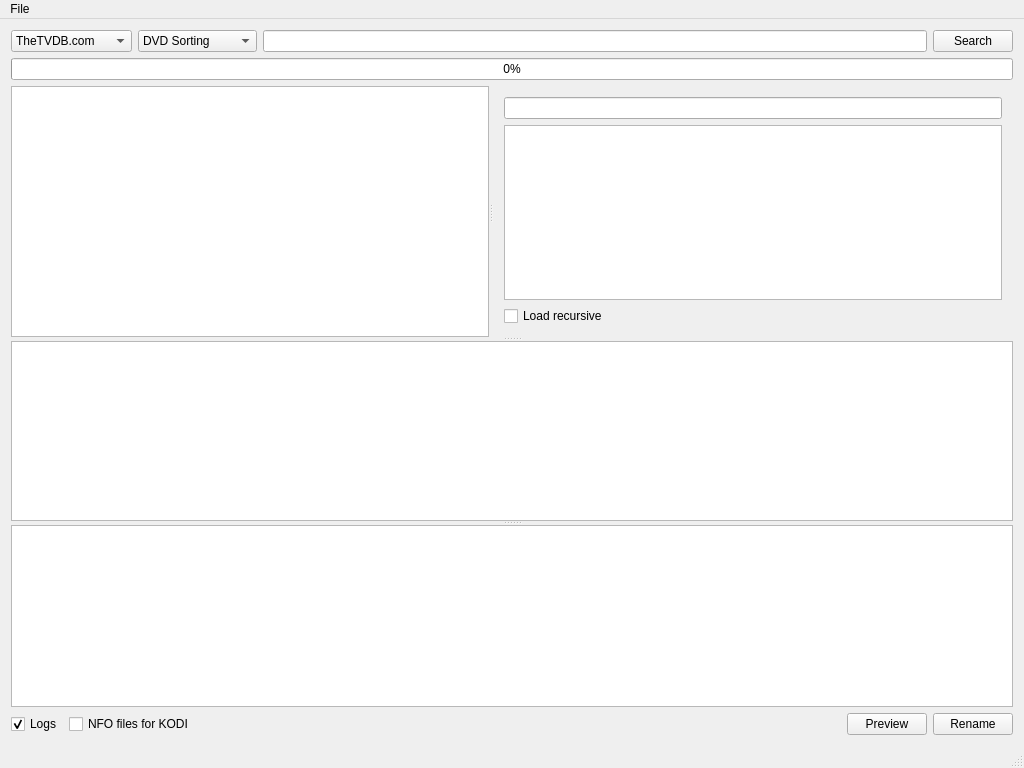
<?xml version="1.0" encoding="UTF-8"?>
<ui version="4.0">
 <class>Episodiac</class>
 <widget class="QMainWindow" name="Episodiac">
  <property name="geometry">
   <rect>
    <x>0</x>
    <y>0</y>
    <width>1024</width>
    <height>768</height>
   </rect>
  </property>
  <property name="windowTitle">
   <string>Episodiac</string>
  </property>
  <widget class="QWidget" name="centralWidget">
   <layout class="QGridLayout" name="gridLayout_5">
    <item row="2" column="0">
     <layout class="QGridLayout" name="gridLayout_2">
      <item row="0" column="2">
       <spacer name="horizontalSpacer">
        <property name="orientation">
         <enum>Qt::Horizontal</enum>
        </property>
        <property name="sizeHint" stdset="0">
         <size>
          <width>40</width>
          <height>20</height>
         </size>
        </property>
       </spacer>
      </item>
      <item row="0" column="4">
       <widget class="QPushButton" name="buttonRename">
        <property name="font">
         <font>
          <pointsize>9</pointsize>
         </font>
        </property>
        <property name="text">
         <string>Rename</string>
        </property>
       </widget>
      </item>
      <item row="0" column="3">
       <widget class="QPushButton" name="buttonPreview">
        <property name="font">
         <font>
          <pointsize>9</pointsize>
         </font>
        </property>
        <property name="text">
         <string>Preview</string>
        </property>
       </widget>
      </item>
      <item row="0" column="0">
       <widget class="QCheckBox" name="checkLogs">
        <property name="text">
         <string>Logs</string>
        </property>
        <property name="checked">
         <bool>true</bool>
        </property>
       </widget>
      </item>
      <item row="0" column="1">
       <widget class="QCheckBox" name="checkKODI">
        <property name="text">
         <string>NFO files for KODI</string>
        </property>
       </widget>
      </item>
     </layout>
    </item>
    <item row="0" column="0">
     <layout class="QGridLayout" name="gridLayout_3">
      <item row="0" column="2">
       <widget class="QLineEdit" name="searchSeries">
        <property name="font">
         <font>
          <pointsize>9</pointsize>
         </font>
        </property>
       </widget>
      </item>
      <item row="0" column="0">
       <widget class="QComboBox" name="selectAPI">
        <property name="font">
         <font>
          <pointsize>9</pointsize>
         </font>
        </property>
        <item>
         <property name="text">
          <string>TheTVDB.com</string>
         </property>
        </item>
        <item>
         <property name="text">
          <string>TheMovieDB.org</string>
         </property>
        </item>
       </widget>
      </item>
      <item row="1" column="0" colspan="4">
       <widget class="QProgressBar" name="searchSeriesProgress">
        <property name="font">
         <font>
          <weight>50</weight>
          <bold>false</bold>
         </font>
        </property>
        <property name="value">
         <number>0</number>
        </property>
        <property name="alignment">
         <set>Qt::AlignCenter</set>
        </property>
       </widget>
      </item>
      <item row="0" column="3">
       <widget class="QPushButton" name="searchSeries_btn">
        <property name="font">
         <font>
          <pointsize>9</pointsize>
         </font>
        </property>
        <property name="text">
         <string>Search</string>
        </property>
       </widget>
      </item>
      <item row="0" column="1">
       <widget class="QComboBox" name="tvdbapiSorting">
        <property name="font">
         <font>
          <pointsize>9</pointsize>
         </font>
        </property>
        <item>
         <property name="text">
          <string>DVD Sorting</string>
         </property>
        </item>
        <item>
         <property name="text">
          <string>TV Sorting</string>
         </property>
        </item>
        <item>
         <property name="text">
          <string>Absolute Sorting</string>
         </property>
        </item>
       </widget>
      </item>
     </layout>
    </item>
    <item row="1" column="0">
     <widget class="QSplitter" name="splitter_3">
      <property name="orientation">
       <enum>Qt::Vertical</enum>
      </property>
      <property name="childrenCollapsible">
       <bool>false</bool>
      </property>
      <widget class="QSplitter" name="splitter_2">
       <property name="orientation">
        <enum>Qt::Vertical</enum>
       </property>
       <property name="childrenCollapsible">
        <bool>false</bool>
       </property>
       <widget class="QSplitter" name="splitter">
        <property name="orientation">
         <enum>Qt::Horizontal</enum>
        </property>
        <property name="childrenCollapsible">
         <bool>false</bool>
        </property>
        <widget class="QTableWidget" name="searchResults">
         <property name="font">
          <font>
           <pointsize>10</pointsize>
          </font>
         </property>
         <property name="mouseTracking">
          <bool>false</bool>
         </property>
         <property name="tabletTracking">
          <bool>false</bool>
         </property>
         <property name="frameShape">
          <enum>QFrame::StyledPanel</enum>
         </property>
         <property name="frameShadow">
          <enum>QFrame::Sunken</enum>
         </property>
         <property name="lineWidth">
          <number>1</number>
         </property>
         <property name="editTriggers">
          <set>QAbstractItemView::NoEditTriggers</set>
         </property>
         <property name="showDropIndicator" stdset="0">
          <bool>false</bool>
         </property>
         <property name="dragDropOverwriteMode">
          <bool>false</bool>
         </property>
         <property name="alternatingRowColors">
          <bool>true</bool>
         </property>
         <property name="selectionMode">
          <enum>QAbstractItemView::SingleSelection</enum>
         </property>
         <property name="selectionBehavior">
          <enum>QAbstractItemView::SelectRows</enum>
         </property>
         <property name="verticalScrollMode">
          <enum>QAbstractItemView::ScrollPerPixel</enum>
         </property>
         <property name="showGrid">
          <bool>false</bool>
         </property>
         <property name="wordWrap">
          <bool>true</bool>
         </property>
         <property name="cornerButtonEnabled">
          <bool>false</bool>
         </property>
         <attribute name="horizontalHeaderVisible">
          <bool>false</bool>
         </attribute>
         <attribute name="verticalHeaderVisible">
          <bool>false</bool>
         </attribute>
         <attribute name="verticalHeaderHighlightSections">
          <bool>false</bool>
         </attribute>
        </widget>
        <widget class="QWidget" name="layoutWidget">
         <layout class="QGridLayout" name="gridLayout">
          <item row="0" column="0">
           <widget class="QLineEdit" name="currentPathEdit">
            <property name="font">
             <font>
              <pointsize>9</pointsize>
             </font>
            </property>
           </widget>
          </item>
          <item row="1" column="0">
           <widget class="QTreeView" name="fileSystem">
            <property name="dragDropMode">
             <enum>QAbstractItemView::DropOnly</enum>
            </property>
            <property name="defaultDropAction">
             <enum>Qt::CopyAction</enum>
            </property>
           </widget>
          </item>
          <item row="2" column="0">
           <widget class="QCheckBox" name="chkSubfolders">
            <property name="font">
             <font>
              <pointsize>9</pointsize>
             </font>
            </property>
            <property name="toolTip">
             <string>&lt;html&gt;&lt;head/&gt;&lt;body&gt;&lt;p&gt;Can take a long time, depending on your structure. Use with care! (App my not be responsive while loading)&lt;/p&gt;&lt;/body&gt;&lt;/html&gt;</string>
            </property>
            <property name="text">
             <string>Load recursive</string>
            </property>
           </widget>
          </item>
         </layout>
        </widget>
       </widget>
       <widget class="QTableWidget" name="fileList">
        <property name="showDropIndicator" stdset="0">
         <bool>false</bool>
        </property>
        <property name="dragDropOverwriteMode">
         <bool>false</bool>
        </property>
        <property name="selectionMode">
         <enum>QAbstractItemView::SingleSelection</enum>
        </property>
        <property name="selectionBehavior">
         <enum>QAbstractItemView::SelectRows</enum>
        </property>
        <property name="textElideMode">
         <enum>Qt::ElideRight</enum>
        </property>
        <property name="verticalScrollMode">
         <enum>QAbstractItemView::ScrollPerItem</enum>
        </property>
        <property name="sortingEnabled">
         <bool>true</bool>
        </property>
        <property name="cornerButtonEnabled">
         <bool>false</bool>
        </property>
        <attribute name="verticalHeaderVisible">
         <bool>false</bool>
        </attribute>
       </widget>
      </widget>
      <widget class="QTextEdit" name="textEdit">
       <property name="minimumSize">
        <size>
         <width>0</width>
         <height>80</height>
        </size>
       </property>
       <property name="acceptDrops">
        <bool>false</bool>
       </property>
       <property name="undoRedoEnabled">
        <bool>false</bool>
       </property>
       <property name="html">
        <string notr="true">&lt;!DOCTYPE HTML PUBLIC &quot;-//W3C//DTD HTML 4.0//EN&quot; &quot;http://www.w3.org/TR/REC-html40/strict.dtd&quot;&gt;
&lt;html&gt;&lt;head&gt;&lt;meta name=&quot;qrichtext&quot; content=&quot;1&quot; /&gt;&lt;style type=&quot;text/css&quot;&gt;
p, li { white-space: pre-wrap; }
&lt;/style&gt;&lt;/head&gt;&lt;body style=&quot; font-family:'MS Shell Dlg 2'; font-size:8.25pt; font-weight:400; font-style:normal;&quot;&gt;
&lt;p style=&quot;-qt-paragraph-type:empty; margin-top:0px; margin-bottom:0px; margin-left:0px; margin-right:0px; -qt-block-indent:0; text-indent:0px;&quot;&gt;&lt;br /&gt;&lt;/p&gt;&lt;/body&gt;&lt;/html&gt;</string>
       </property>
       <property name="textInteractionFlags">
        <set>Qt::LinksAccessibleByKeyboard|Qt::LinksAccessibleByMouse|Qt::TextBrowserInteraction|Qt::TextSelectableByKeyboard|Qt::TextSelectableByMouse</set>
       </property>
      </widget>
     </widget>
    </item>
   </layout>
  </widget>
  <widget class="QMenuBar" name="menuBar">
   <property name="geometry">
    <rect>
     <x>0</x>
     <y>0</y>
     <width>1024</width>
     <height>21</height>
    </rect>
   </property>
   <widget class="QMenu" name="menuFile">
    <property name="title">
     <string>File</string>
    </property>
    <addaction name="actionSettings"/>
    <addaction name="actionExit"/>
   </widget>
   <addaction name="menuFile"/>
  </widget>
  <widget class="QStatusBar" name="statusBar"/>
  <action name="actionSettings">
   <property name="text">
    <string>Settings</string>
   </property>
  </action>
  <action name="actionExit">
   <property name="text">
    <string>Exit</string>
   </property>
  </action>
 </widget>
 <layoutdefault spacing="6" margin="11"/>
 <resources/>
 <connections/>
</ui>
